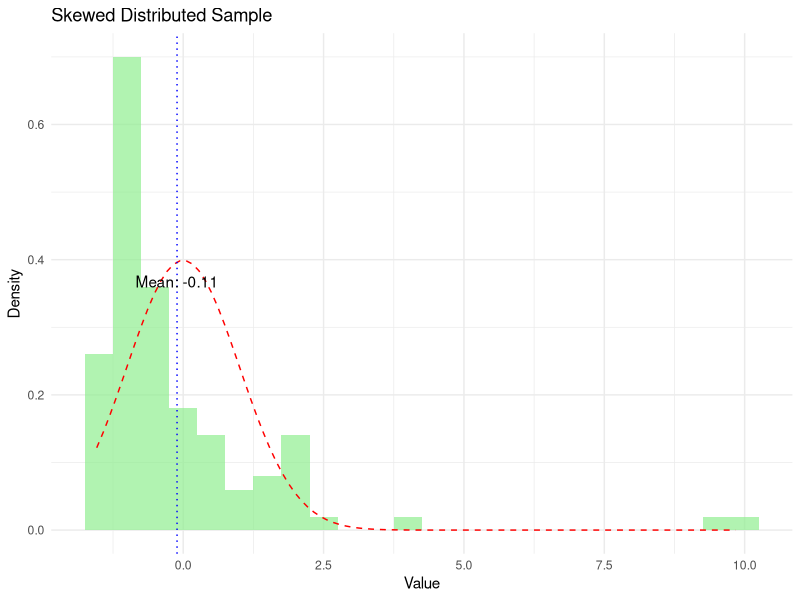
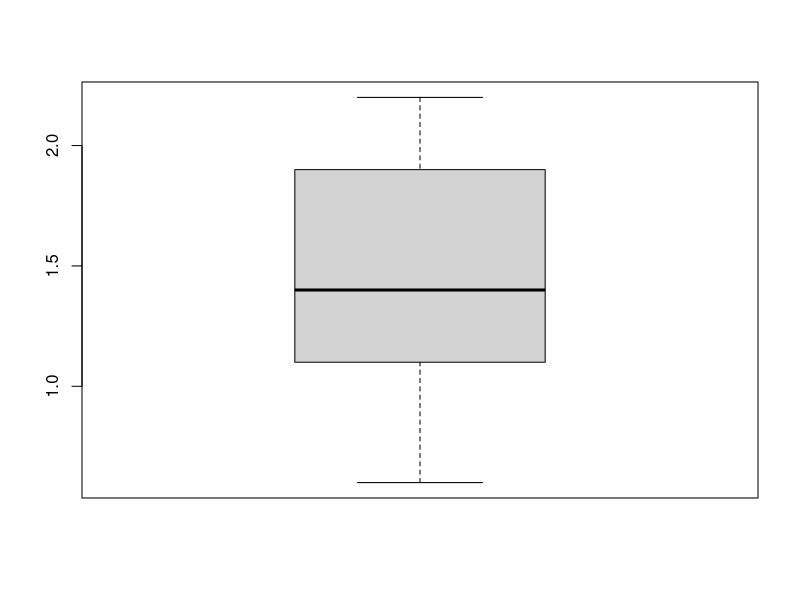
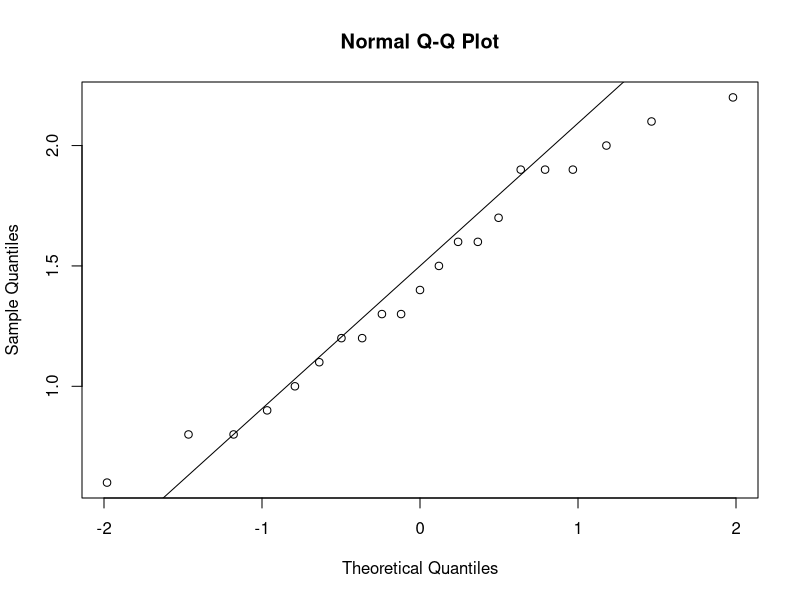
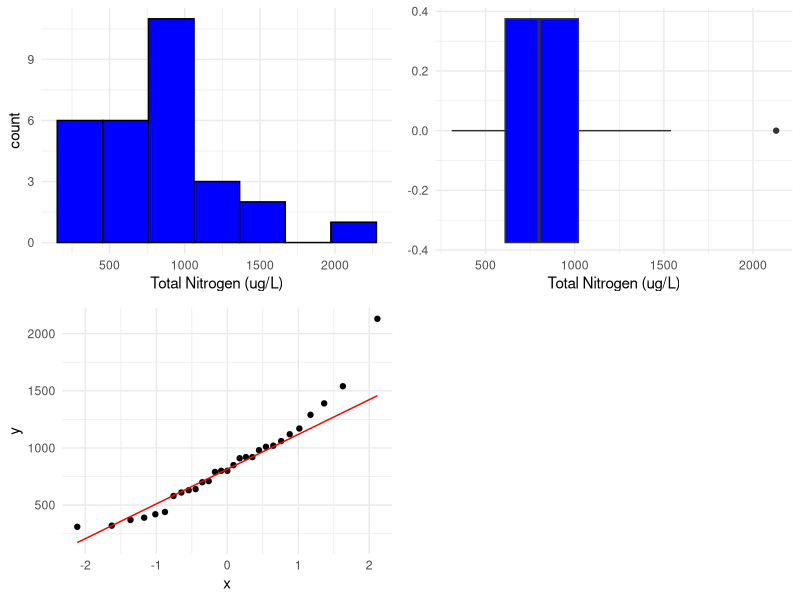
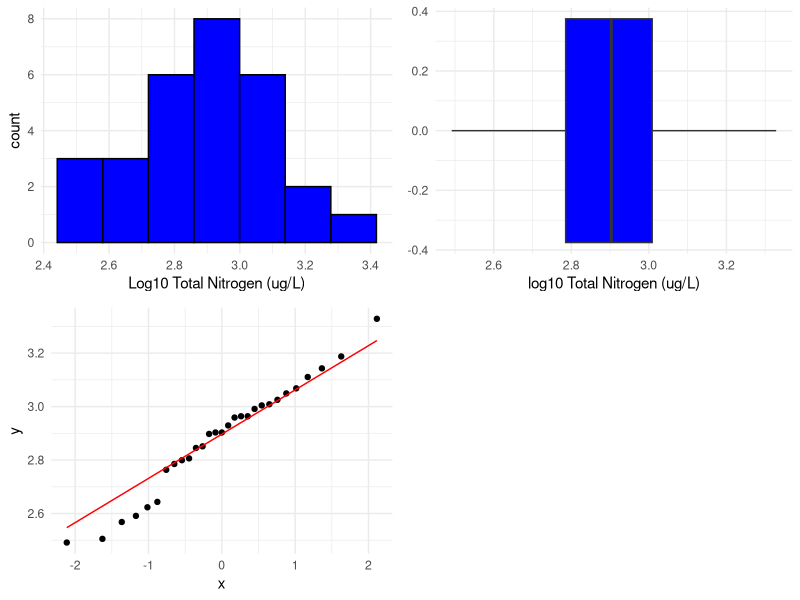

Write R code to recreate these figures, in order.
## ---- chunk 1
library(ggplot2)

# Assuming 'skewed_sample' is your skewed data. For this example, let's simulate it
set.seed(0) # For reproducibility
skewed_sample <- rlnorm(100, meanlog = 0, sdlog = 1) - exp(0.5) # Skewed data, centered around 0

# Create a data frame for ggplot
data <- data.frame(value = skewed_sample)

# Plot
p <- ggplot(data, aes(x=value)) +
  geom_histogram(aes(y=..density..), binwidth = 0.5, fill="lightgreen", alpha=0.7) +
  stat_function(fun=dnorm, args=list(mean=0, sd=1), color="red", linetype="dashed") +
  labs(title="Skewed Distributed Sample", x="Value", y="Density") + 
  theme_minimal() +
  geom_vline(aes(xintercept=mean(value)), color="blue", linetype="dotted") +
  annotate("text", x=mean(skewed_sample), y=0.35, label=paste("Mean:", round(mean(skewed_sample), 2)), vjust=-0.5)
## ---- chunk 2
print(p)
## ---- chunk 3
yield <- c(0.6, 0.8, 0.8, 0.9, 1.0, 1.1, 1.2, 1.2, 1.3, 1.3, 1.4, 1.5, 1.6, 1.6, 1.7, 1.9 ,1.9, 1.9, 2.0, 2.1, 2.2)
## ---- chunk 4
stem(yield)
## ---- chunk 5
boxplot(yield)
## ---- chunk 6
summary(yield)
## ---- chunk 7
shapiro.test(yield)
## ---- chunk 8
qqnorm(yield)
qqline(yield)
## ---- chunk 9
t.test(yield, mu=1.1,
       alternative="two.sided",
       conf.level=0.95)
## ---- chunk 10
qt(0.975, df=20)
## ---- chunk 11
TN <- read.csv("data/TN_Wallacia.csv")
str(TN)
mean(TN$TN, na.rm=TRUE) # na.rm=TRUE if we have missing values
median(TN$TN, na.rm=TRUE)
## ---- chunk 12
library(ggplot2)
library(gridExtra)

# Histogram
p1 <- ggplot(TN, aes(x = TN)) +
  geom_histogram(fill = "blue", color = "black",
                 bins=7) + 
  xlab("Total Nitrogen (ug/L)") +
  theme_minimal() 

# Boxplot
p2 <- ggplot(TN, aes(x = TN)) +
  geom_boxplot(fill = "blue") +
  xlab("Total Nitrogen (ug/L)") +
  theme_minimal()

# Q-Q plot
p3 <- ggplot(TN, aes(sample = TN)) +
  stat_qq() +
  stat_qq_line(col = "red") +
  theme_minimal()

## ---- chunk 13
# Arrange the plots in a 2x2 layout
grid.arrange(p1, p2, p3, ncol = 2)
## ---- chunk 14
shapiro.test(TN$TN)
## ---- chunk 15
# Let's try a log10 transformation
# We start by creating a new column in our data frame called log10_TN
# We then take the log10 of the TN column and store it in the new column
TN$log10_TN <- log10(TN$TN)
## ---- chunk 16
10^mean(TN$log10_TN)
## ---- chunk 17
library(ggplot2)
library(gridExtra)

# Histogram
p1 <- ggplot(TN, aes(x = log10_TN)) +
  geom_histogram(fill = "blue", color = "black",
                 bins=7) + 
  xlab("Log10 Total Nitrogen (ug/L)") +
  theme_minimal() 

# Boxplot
p2 <- ggplot(TN, aes(x = log10_TN)) +
  geom_boxplot(fill = "blue") +
  xlab("log10 Total Nitrogen (ug/L)") +
  theme_minimal()

# Q-Q plot
p3 <- ggplot(TN, aes(sample = log10_TN)) +
  stat_qq() +
  stat_qq_line(col = "red") +
  theme_minimal()

## ---- chunk 18
# Arrange the plots in a 2x2 layout
grid.arrange(p1, p2, p3, ncol = 2)
## ---- chunk 19
shapiro.test(TN$log10_TN)
## ---- chunk 20
t.test(TN$log10_TN, mu=log10(500),
       alternative="two.sided",
       conf.level=0.95)
## ---- chunk 21
10^(2.81)
10^(2.97)
## ---- chunk 22
t.test(TN$log10_TN, mu=log10(500),
       alternative="greater",
       conf.level=0.95)
